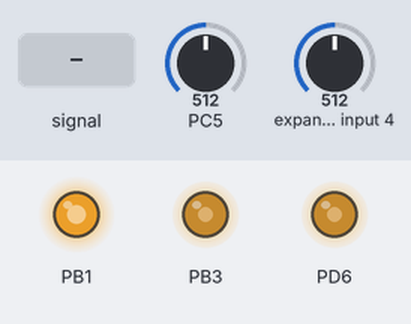
Bench run of a program on a simulated ATmega328P, built with avr-gcc and emulated at 16 MHz. Parts: output pins drawn as LEDs (lit = HIGH). Dashed ring = blinking. The test bench sets the inputs (shaded band); at power-on: expander input 4 = 512, PC5 = 512.

Above: at 1.2 s.
1.3 s: PC5 fed a 2 Hz sine of ±306 counts around its level
At 1.8 s:
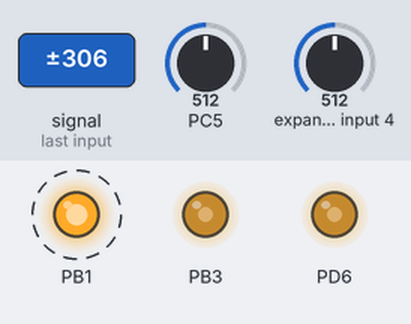
4.3 s: expander input 4 fed a 200 Hz sine of ±81 counts around its level
Timing chart, 0 to 6.3 s (numbered marks = the images above; inputs shaded):
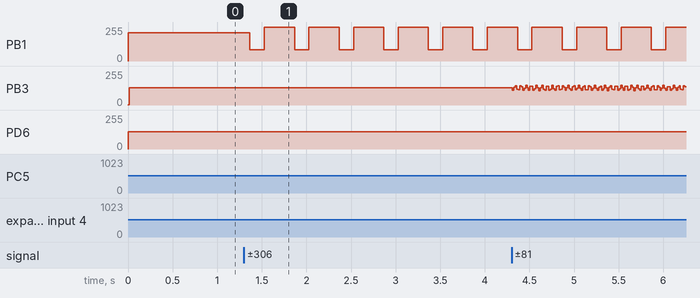

Measured:
- after the input at 1.3 s, PB1: alternates 255/255 for 0.34 s and 84/255 for 0.16 s, starting after 0.07 s

The program:

main.c
```c
//*****************************************************************************
//Universidad del Valle de Guatemala
//IE2023 Programacionde Microcontroladores
//Author : Nicole Navas
//Proyecto: laboratorio 5: PWM y librerías
//IDescripcion: codigo para mover dos servos y un LED RGB con ADC y PWM
//Hardware: ATMega328P
//Created: 4/15/2024 09:12:15 PM
//Actualizado:
//*****************************************************************************
// Encabezado
//*****************************************************************************

#define F_CPU 16000000
#include <avr/io.h>
#include <avr/interrupt.h>
#include <util/delay.h>
#include "PWM1/PWM1.h"
#include "PWM2/PWM2.h"
#include "PWM0/PWM0.h"

uint8_t vADC = 0; //inicar contador del ADC
volatile uint8_t canal = 6; //variable para lectura del canal
volatile uint16_t pwm_counter = 0;
volatile uint16_t pwm_value = 0;

void setup() {

	DDRC &= ~((1 << DDC5)|(1 << DDC4)); // Configurar PC5 como entradas
	DDRD |=(1<<DDD6);

	DDRB |= (1 << DDB1)|(1 << DDB3); //Configurar PB1(0C1A) y PB3(OC2A) como salidas

	CLKPR = 0;
	CLKPR |= (1<<CLKPCE);

	sei(); // Habilitar interrupciones
}

ISR(ADC_vect){

	ADCSRA |= (1<<ADIF);

	switch (canal)
	{
		case 4:
		ADMUX &= ~((1<<MUX2));
		ADMUX |= (1<<MUX2);

		vADC = ADCH;
		PWM0_SetDutyCycle(vADC);
		canal = 5;

		break;

		case 5:
		ADMUX &= ~((1<<MUX3)|(1<<MUX2)|(1<<MUX1)|(1<<MUX0));
		ADMUX |= (1<<MUX2)|(1<<MUX0);

		vADC = ADCH;
		PWM2_set_duty_cycle(vADC);
		canal =6;

		break;

		case 6:
		ADMUX &= ~((1<<MUX3)|(1<<MUX2)|(1<<MUX1)|(1<<MUX0));
		ADMUX |= (1 << MUX2) | (1 << MUX1);

		vADC = ADCH;
		PWM1_set_duty_cycle(vADC);

		canal = 4;

		break;

		default:
		ADMUX &= ~((1<<MUX3)|(1<<MUX2)|(1<<MUX1)|(1<<MUX0));
		ADMUX |= (1 << MUX2) | (1 << MUX1);
		vADC = ADCH;
		PWM1_set_duty_cycle(vADC);
		vADC = ADCH;
		PWM2_set_duty_cycle(vADC);
	}

}

void Timer0_Init() {
	TCCR0A |= (1 << WGM01);    // Modo de comparación CTC
	TCCR0B |= (1 << CS01);      // Prescaler de 8
	OCR0A = 195;              // Valor de comparación para obtener interrupción cada 1ms
	TIMSK0 |= (1 << OCIE0A);    // Habilitar interrupción por comparación A
}

ISR(TIMER0_COMPA_vect) {
	static uint8_t duty_cycle = 0;
	static uint8_t increasing = 1;

	// Incrementar o decrementar el ciclo de trabajo
	if (increasing) {
		duty_cycle++;
		if (duty_cycle == 255) increasing = 0;
		} else {
		duty_cycle--;
		if (duty_cycle == 0) increasing = 1;
	}

	// Actualizar el valor del PWM

	PWM0_SetDutyCycle(duty_cycle);
}

void initADC(void){
	ADMUX = 0;
	ADMUX |= (1 << REFS0); // referencia AVCC = 5V
	ADMUX |= (1 << MUX2) | (1 << MUX1);// canal ADC6
	ADMUX |= (1 << ADLAR);

	ADCSRA = 0;
	ADCSRA |= (1<<ADIE); // habilitar interrupción del ADC
	ADCSRA |= (1<<ADEN); // habilitar ADC
	ADCSRA |= (1 << ADPS2) | (1 << ADPS1) | (1 << ADPS0); // habilitación de prescaler
}

int main(void)
{
	cli();
	setup();
	initADC();
	PWM1_init();
	PWM2_init();
	PWM0_Init();
	sei();

	while(1)
	{
		ADCSRA |= (1<<ADSC);
	}

	return 0; //retorno
}
```

PWM0.c
```c
/*
 * PWM0.c
 *
 * Created: 4/18/2024 12:51:56 PM
 *  Author: Nico
 */
#include "PWM0.h"

void PWM0_Init() {
	DDRD |= (1 << PD6);         // Configurar PD6 (OC0A) como salida

	// Configuración del Timer0 para PWM
	TCCR0A |= (1 << COM0A1) | (1 << WGM00) | (1 << WGM01); // Modo PWM rápido, no inversor
	TCCR0B |= (1 << CS00);      // Sin prescaler
}

void PWM0_SetDutyCycle(uint8_t duty_cycle) {
	OCR0A = duty_cycle;
}
```

PWM0.h
```c
/*
 * PWM0.h
 *
 * Created: 4/18/2024 12:51:41 PM
 *  Author: Nico
 */


#ifndef PWM0_H_
#define PWM0_H_

#include <avr/io.h>

void PWM0_Init();
void PWM0_SetDutyCycle(uint8_t duty_cycle);


#endif /* PWM0_H_ */
```

PWM1.c
```c
/*
 * PWM1.c
 *
 * Created: 4/15/2024 12:30:40 PM
 *  Author: Nico
 */
#include "PWM1.h"

void PWM1_init() {
	// Configuración del modo de funcionamiento PWM1 (Fast PWM, non-inverted mode)
	TCCR1A = 0;
	TCCR1B = 0;
	TCCR1A |=(1 << COM1A1); // Configura el modo de PWM y habilita la salida no invertida en OC1A (PB1)
	TCCR1A |= (1<<WGM12)|(1<<WGM11);
	TCCR1B |= (1<<WGM13)|(1<<CS12);

	DDRB |= (1 << DDB1);// Configuración del pin PB1 (OC1A) como salida

	ICR1 = 0x9B;
}

void PWM1_set_duty_cycle(uint8_t duty_cycle) {
	// Se establece el ciclo de trabajo (OCR1A) del PWM1
	OCR1A = duty_cycle;
}
```

PWM1.h
```c
/*
 * PWM1.h
 *
 *  Author: Nico
 */


#ifndef PWM1_H_
#define PWM1_H_

#include <stdint.h>
#include <avr/io.h>

// Inicialización del PWM1
void PWM1init();

// Función para establecer el ciclo de trabajo del PWM1
void PWM1_set_duty_cycle(uint8_t duty_cycle);


#endif /* PWM1_H_ */
```

PWM2.c
```c
/*
 * PWM2.c
 *
 * Created: 4/15/2024 5:06:42 PM
 *  Author: Nico
 */
#include "PWM2.h"

void PWM2_init() {
	// Configuración del modo de funcionamiento PWM1 (Fast PWM, non-inverted mode)
	TCCR2A = 0;
	TCCR2B = 0;
	TCCR2A |=(1 << COM2A1); // Configura el modo de PWM y habilita la salida no invertida en OC2A (PB3)
	TCCR2A |= (1<<WGM21)|(1<<WGM20); //configuracion Fast PWM
	TCCR2B |=(1<<CS22)|(1<<CS21)|(1<<CS20);
	// Configuración del pin PB3 (OC2A) como salida
	DDRB |= (1 << DDB3);
}

void PWM2_set_duty_cycle(uint8_t duty_cycle) {
	// Se establece el ciclo de trabajo (OCR1A) del PWM1
	OCR2A = duty_cycle;
}
```

PWM2.h
```c
/*
 * PWM2.h
 *
 * Created: 4/15/2024 5:06:24 PM
 *  Author: Nico
 */


#ifndef PWM2_H_
#define PWM2_H_

#include <stdint.h>
#include <avr/io.h>

// Inicialización del PWM1
void PWM2_init();

// Función para establecer el ciclo de trabajo del PWM1
void PWM2_set_duty_cycle(uint8_t duty_cycle);


#endif /* PWM2_H_ */
```
